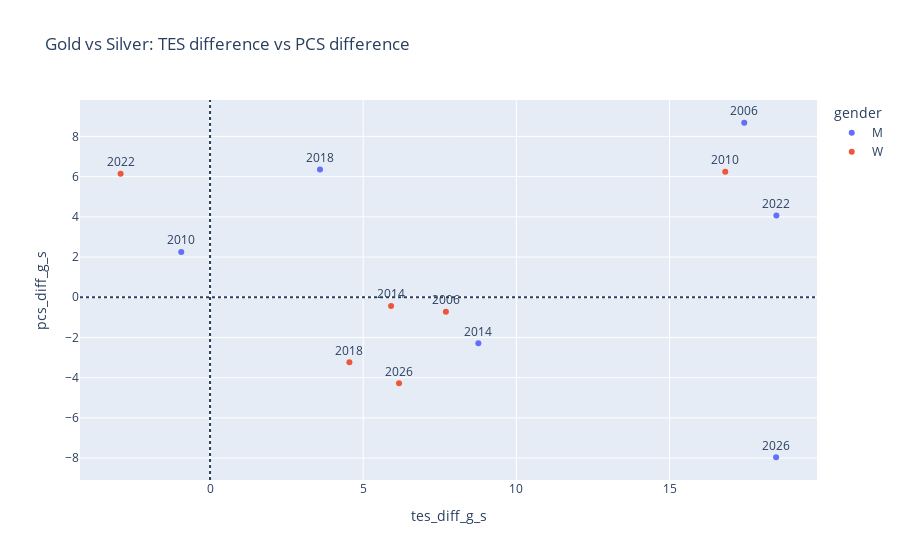

The cell this chart's notebook holds for it:
### Markdown cell above
---
## 10) The “clutch” insight: When does PCS decide the podium?

We compare **Gold vs Silver** in each Olympic year and gender.

- If TES difference is tiny but PCS difference is large, it suggests **PCS acted as the tiebreaker**.

We plot:

- **X:** (Gold TES_total − Silver TES_total)
- **Y:** (Gold PCS_total − Silver PCS_total)

---

### Code cell
def gold_silver_diffs(df):
    out=[]
    for (year,gender), grp in df.groupby(["year","gender"]):
        g = grp[grp["medal"]==1].iloc[0]
        s = grp[grp["medal"]==2].iloc[0]
        out.append({
            "year":year,
            "gender":gender,
            "tes_diff_g_s": g["tes_total"] - s["tes_total"],
            "pcs_diff_g_s": g["pcs_total"] - s["pcs_total"],
            "gold": g["skater"],
            "silver": s["skater"]
        })
    return pd.DataFrame(out)

gs = gold_silver_diffs(medalists)
display(gs)

fig = px.scatter(
    gs,
    x="tes_diff_g_s",
    y="pcs_diff_g_s",
    color="gender",
    text="year",
    hover_data=["gold","silver"],
    title="Gold vs Silver: TES difference vs PCS difference"
)
fig.add_hline(y=0, line_dash="dot")
fig.add_vline(x=0, line_dash="dot")
fig.update_traces(textposition="top center")
fig.show()

### Figure 1 — Plotly figure (JSON) as saved in the notebook; plotly's stock layout.template omitted (floating-point values rounded to 4 significant figures)
{"data": [{"customdata": [["PLUSHENKO Evgeni", "LAMBIEL Stephane"], ["LYSACEK Evan", "PLUSHENKO Evgeni"], ["HANYU Yuzuru", "CHAN Patrick"], ["HANYU Yuzuru", "UNO Shoma"], ["CHEN Nathan", "KAGIYAMA Yuma"], ["SHAIDOROV Mikhail", "KAGIYAMA Yuma"]], "hovertemplate": "gender=M<br>tes_diff_g_s=%{x}<br>pcs_diff_g_s=%{y}<br>year=%{text}<br>gold=%{customdata[0]}<br>silver=%{customdata[1]}<extra></extra>", "legendgroup": "M", "marker": {"color": "#636efa", "symbol": "circle"}, "mode": "markers+text", "name": "M", "orientation": "v", "showlegend": true, "text": [2006.0, 2010.0, 2014.0, 2018.0, 2022.0, 2026.0], "textposition": "top center", "type": "scatter", "x": [17.44, -0.94, 8.76, 3.59, 18.49, 18.48], "xaxis": "x", "y": [8.68, 2.25, -2.29, 6.36, 4.06, -7.96], "yaxis": "y"}, {"customdata": [["ARAKAWA Shizuka", "COHEN Sasha"], ["KIM Yu-Na", "ASADA Mao"], ["SOTNIKOVA Adelina", "KIM Yuna"], ["ZAGITOVA Alina", "MEDVEDEVA Evgenia"], ["SHCHERBAKOVA Anna", "TRUSOVA Alexandra"], ["LIU Alysa", "SAKAMOTO Kaori"]], "hovertemplate": "gender=W<br>tes_diff_g_s=%{x}<br>pcs_diff_g_s=%{y}<br>year=%{text}<br>gold=%{customdata[0]}<br>silver=%{customdata[1]}<extra></extra>", "legendgroup": "W", "marker": {"color": "#EF553B", "symbol": "circle"}, "mode": "markers+text", "name": "W", "orientation": "v", "showlegend": true, "text": [2006.0, 2010.0, 2014.0, 2018.0, 2022.0, 2026.0], "textposition": "top center", "type": "scatter", "x": [7.7, 16.82, 5.91, 4.55, -2.92, 6.17], "xaxis": "x", "y": [-0.72, 6.24, -0.43, -3.24, 6.14, -4.28], "yaxis": "y"}], "layout": {"legend": {"title": {"text": "gender"}, "tracegroupgap": 0}, "shapes": [{"line": {"dash": "dot"}, "type": "line", "x0": 0, "x1": 1, "xref": "x domain", "y0": 0, "y1": 0, "yref": "y"}, {"line": {"dash": "dot"}, "type": "line", "x0": 0, "x1": 0, "xref": "x", "y0": 0, "y1": 1, "yref": "y domain"}], "title": {"text": "Gold vs Silver: TES difference vs PCS difference"}, "xaxis": {"anchor": "y", "domain": [0, 1], "title": {"text": "tes_diff_g_s"}}, "yaxis": {"anchor": "x", "domain": [0, 1], "title": {"text": "pcs_diff_g_s"}}}}
